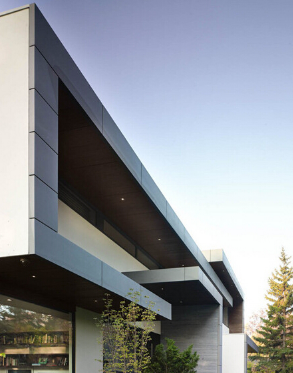
//> input picture csdn_tutorials/21.png, 293 x 373 px
$ ./opencv_14   (built with g++ and OpenCV 4)
//> lines starting //> are read from the running program, lines starting //| are printed output that depends on the picture
//-----------------------------------【头文件包含部分】---------------------------------------
//		描述：包含程序所依赖的头文件
//----------------------------------------------------------------------------------------------
#include <opencv2/opencv.hpp>
#include <opencv2/imgproc/imgproc.hpp>
#include <iostream>
//-----------------------------------【命名空间声明部分】---------------------------------------
//		描述：包含程序所使用的命名空间
//-----------------------------------------------------------------------------------------------
using namespace cv;
using namespace std;
//-----------------------------------【main( )函数】--------------------------------------------
//		描述：控制台应用程序的入口函数，我们的程序从这里开始
//-----------------------------------------------------------------------------------------------
int main()
{
    //【1】载入原始图和Mat变量定义
    Mat srcImage = imread("21.png"); //工程目录下应该有一张名为1.jpg的素材图
//> srcImage is the input picture: 373 rows x 293 cols, CV_8UC3; mean B, G, R 152, 145.8, 141.4
    Mat midImage, dstImage;         //临时变量和目标图的定义

    //【2】进行边缘检测和转化为灰度图
    Canny(srcImage, midImage, 50, 200, 3);     //进行一此canny边缘检测
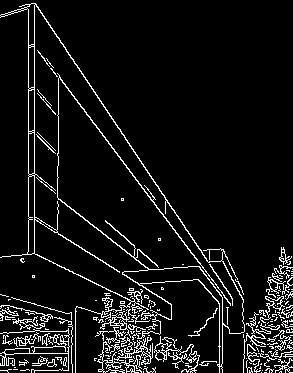
//> midImage: 373 rows x 293 cols, CV_8UC1; 7.5% white in thin lines or dots
    cvtColor(midImage, dstImage, CV_GRAY2BGR); //转化边缘检测后的图为灰度图
//> dstImage: 373 rows x 293 cols, CV_8UC3; 7.5% white in thin lines or dots

    //【3】进行霍夫线变换
    vector<Vec2f> lines; //定义一个矢量结构lines用于存放得到的线段矢量集合  只能2f两个点
    HoughLines(midImage, lines, 1, CV_PI / 180, 150, 0, 0);// lines中存放r theta
//> lines = 5 lines (rho, theta): [-1, 2.5], [34, 0], [-26, 2.55], [28, 0], [167, 2.13]

    //【4】依次在图中绘制出每条线段
    for (size_t i = 0; i < lines.size(); i++) // lines ==5 ,说明有5条线 0～4
    {
        float rho = lines[i][0], theta = lines[i][1]; // 根据 r 和 theta 可唯一确定一条线， 非线段
        Point pt1, pt2;
        double a = cos(theta), b = sin(theta);
        double x0 = a * rho, y0 = b * rho;
        pt1.x = cvRound(x0 + 1000 * (-b));
        pt1.y = cvRound(y0 + 1000 * (a));
        pt2.x = cvRound(x0 - 1000 * (-b));
        pt2.y = cvRound(y0 - 1000 * (a));
        line(dstImage, pt1, pt2, Scalar(55, 100, 195), 1, CV_AA);
    }
//> this loop made 5 passes
//> (rho, theta, a, b, x0, y0) on passes 1 to 5: (-1, 2.5, -0.799, 0.602, 0.799, -0.602), (34, 0, 1, 0, 34, 0), (-26, 2.55, -0.829, 0.559, 21.55, -14.54), (28, 0, 1, 0, 28, 0), (167, 2.13, -0.53, 0.848, -88.5, 141.6)
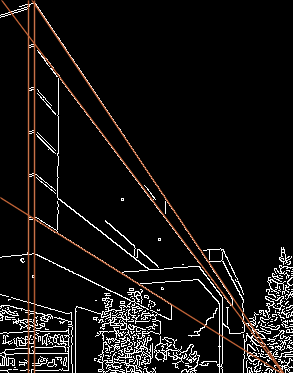
//> dstImage: 373 rows x 293 cols, CV_8UC3; mean B, G, R 17.4, 18.4, 20.7

    //【5】显示原始图
    imshow("【原始图】", srcImage);

    //【6】边缘检测后的图
    imshow("【边缘检测后的图】", midImage);

    //【7】显示效果图
    imshow("【效果图】", dstImage);

    waitKey(0);

    return 0;
}

$ run again, with csdn_tutorials/10.png copied over csdn_tutorials/21.png
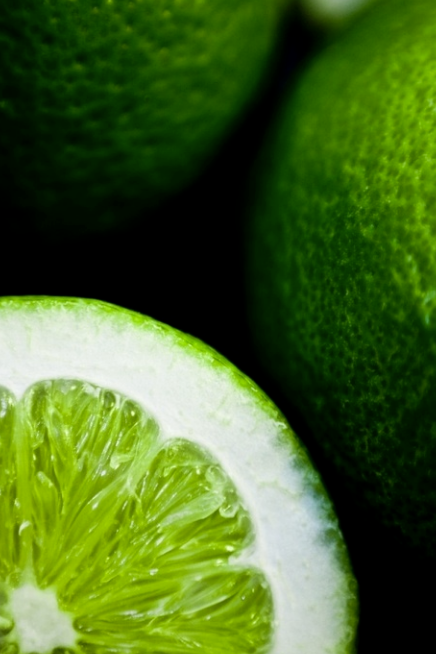
//> input picture csdn_tutorials/10.png, 436 x 654 px
//> srcImage is the input picture: 654 rows x 436 cols, CV_8UC3; mean B, G, R 36.1, 101.2, 70.8
//> `Canny(srcImage, midImage, 50, 200, 3);`:
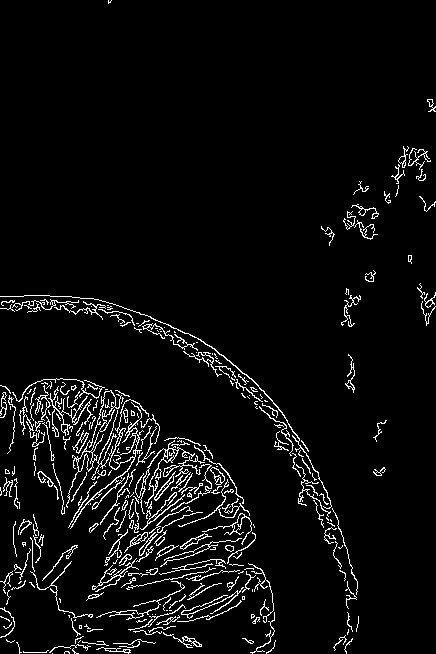
//> midImage: 654 rows x 436 cols, CV_8UC1; 4.8% white in thin lines or dots
//> dstImage: 654 rows x 436 cols, CV_8UC3; 4.8% white in thin lines or dots
//> lines = empty

$ run again, with csdn_tutorials/11.png copied over csdn_tutorials/21.png
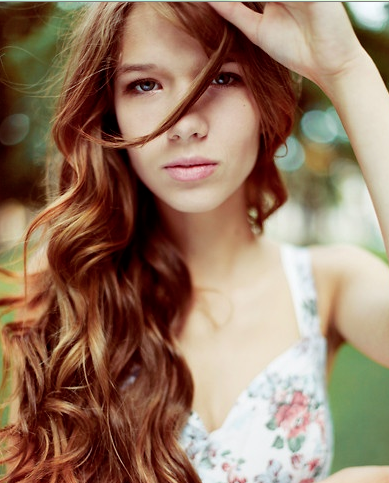
//> input picture csdn_tutorials/11.png, 389 x 483 px
//> srcImage is the input picture: 483 rows x 389 cols, CV_8UC3; mean B, G, R 99.9, 121.3, 150.1
//> `Canny(srcImage, midImage, 50, 200, 3);`:
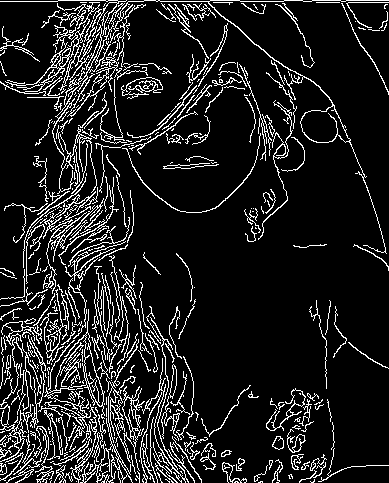
//> midImage: 483 rows x 389 cols, CV_8UC1; 12.3% white in thin lines or dots
//> lines = 110 lines (rho, theta), first 12: [0, 1.57], [79, 0.02], [89, 0.07], [-60, 3.02], [84, 0.05], [-58, 3], [98, 0.16], [107, 0.19], [110, 0.23], [115, 0.24], [-54, 3], [-81, 3.07]
//> the loop `for (size_t i = 0; i < lines.size(); i++)` made 110 passes
//> (rho, theta, a, b, x0, y0) on passes 1 to 8: (0, 1.57, -4.37e-08, 1, 0, 0), (79, 0.0175, 1, 0.0175, 78.99, 1.38), (89, 0.0698, 0.998, 0.0698, 88.78, 6.21), (-60, 3.02, -0.993, 0.122, 59.55, -7.31), (84, 0.0524, 0.999, 0.0523, 83.88, 4.4), (-58, 3, -0.99, 0.139, 57.44, -8.07), (98, 0.157, 0.988, 0.156, 96.79, 15.33), (107, 0.192, 0.982, 0.191, 105, 20.42)
//> after the loop `for (size_t i = 0; i < lines.size(); i++)`:
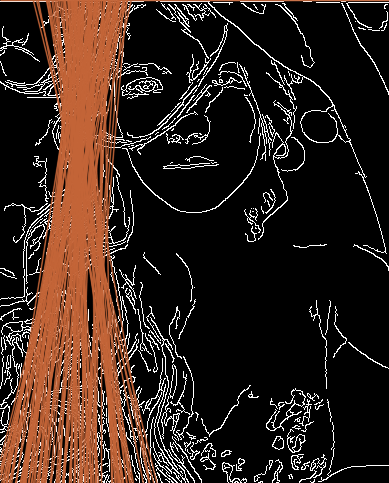
//> dstImage: 483 rows x 389 cols, CV_8UC3; mean B, G, R 28.2, 36, 52.5
